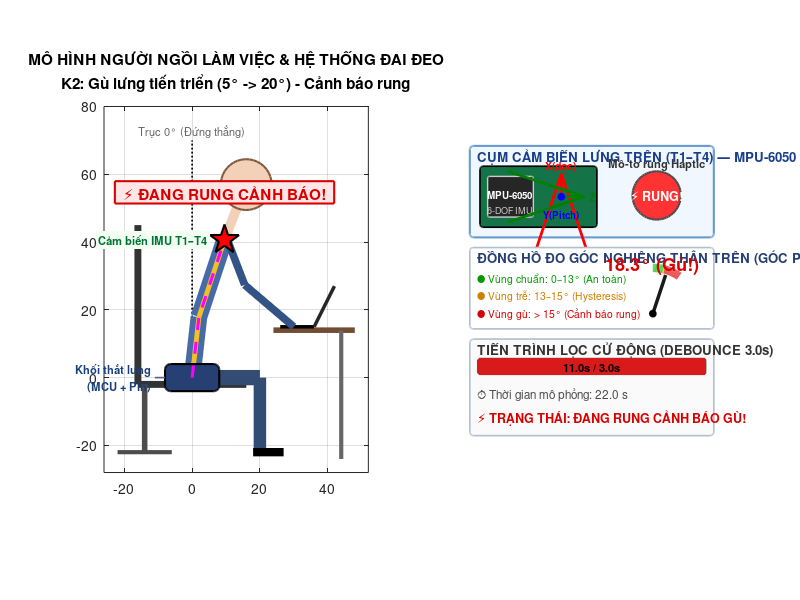

MATLAB code to generate this figure:
function visualize_posture_3d(k_code, T_max)
% VISUALIZE_POSTURE_3D Mô phỏng tư thế người và cụm cảm biến IMU thắt lưng chống gù
% Đề tài: Thắt lưng chống gù thông minh - Nhóm 4 (PTIT HCM)
%
% Cú pháp:
%   visualize_posture_3d('K4')        % Kịch bản K4: Đi bộ di chuyển (Đứng bước đi & Khóa rung)
%   visualize_posture_3d('K2')        % Kịch bản K2: Gù lưng tiến triển (Có cảnh báo rung)
%   visualize_posture_3d('K3')        % Kịch bản K3: Cúi nhặt đồ 3s (KHÔNG rung nhầm)
%   visualize_posture_3d('K1')        % Kịch bản K1: Ngồi thẳng chuẩn

    if nargin < 1 || isempty(k_code), k_code = 'K2'; end

    dt = 0.02; % Tần số lấy mẫu Fs = 50 Hz
    
    % Thiết lập thời lượng tối ưu cho từng kịch bản
    if nargin < 2 || isempty(T_max)
        switch upper(k_code)
            case 'K1', T_max = 15; % Ngồi thẳng 15s
            case 'K2', T_max = 22; % Gù dần và rung cảnh báo ở giây 14
            case 'K3', T_max = 16; % Cúi nhặt trong 3s (giây 5-8)
            case 'K4', T_max = 18; % Đi bộ dao động
            otherwise, T_max = 20;
        end
    end

    t = (0:dt:T_max)';
    N = length(t);

    %% 1. TẠO QUỸ ĐẠO GÓC THEO KỊCH BẢN
    switch upper(k_code)
        case 'K1'
            theta = 5 + 0.2 * sin(2 * pi * 0.1 * t);
            scen_title = 'K1: Ngồi thẳng chuẩn (5°) - An toàn';

        case 'K2'
            % Gù lưng tiến triển từ 5° lên 20°
            theta = 5 + 15 * (1 - exp(-t / 10));
            scen_title = 'K2: Gù lưng tiến triển (5° -> 20°) - Cảnh báo rung';

        case 'K3'
            % Cúi nhặt đồ trong đúng 3.0 giây (giây 5.0 -> 8.0)
            theta = 5 * ones(N, 1);
            t_start = 5.0; t_peak = 6.5; t_end = 8.0;
            idx1 = t >= t_start & t <= t_peak;
            theta(idx1) = 5 + 20 * (t(idx1) - t_start) / 1.5;
            idx2 = t > t_peak & t <= t_end;
            theta(idx2) = 25 - 20 * (t(idx2) - t_peak) / 1.5;
            scen_title = 'K3: Cúi nhặt đồ 3s (Lệch >15° chỉ 1.5s -> KHÔNG rung nhầm)';

        case 'K4'
            % Đi lại di chuyển
            theta = 5 + 7 * sin(2 * pi * t / 4);
            scen_title = 'K4: Đi lại di chuyển - Khóa rung bằng gia tốc động';

        otherwise
            theta = 5 + 15 * (1 - exp(-t / 10));
            scen_title = 'Mô phỏng tư thế';
    end

    %% 2. CHẠY LOGIC PHÁN ĐOÁN CẢNH BÁO (DEBOUNCE TIMER & HYSTERESIS)
    theta_thresh = 15.0;  % Ngưỡng góc gù (độ)
    t_confirm    = 3.0;   % Thời gian xác nhận duy trì (giây)
    hyst         = 2.0;   % Vùng đệm trễ (tắt khi < 13°)

    alert  = zeros(N, 1);
    timers = zeros(N, 1);
    cur_timer = 0;
    is_alt    = 0;

    for k = 1:N
        is_walking = strcmp(upper(k_code), 'K4');
        if theta(k) >= theta_thresh && ~is_walking
            cur_timer = cur_timer + dt;
            if cur_timer >= t_confirm
                is_alt = 1;
            end
        elseif theta(k) < (theta_thresh - hyst)
            is_alt = 0;
            cur_timer = 0;
        else
            if is_alt == 0
                cur_timer = 0;
            end
        end
        alert(k)  = is_alt;
        timers(k) = cur_timer;
    end

    %% 3. THIẾT KẾ GIAO DIỆN MÔ PHỎNG (FIGURE 2 CỘT CHUYÊN NGHIỆP)
    fig = figure('Name', sprintf('Mô phỏng Tư thế & Cảm biến IMU - [%s]', upper(k_code)), ...
                 'Position', [60, 50, 1180, 680], 'Color', [0.97 0.98 1.0]);

    % -------------------------------------------------------------------------
    % CỘT 1: MÔ PHỎNG CON NGƯỜI & HỆ THỐNG ĐAI ĐEO THỰC TẾ
    % -------------------------------------------------------------------------
    ax1 = subplot(1, 2, 1);
    hold(ax1, 'on');

    is_walking = strcmp(upper(k_code), 'K4');
    
    % Trục tham chiếu 0° (đặt trên cao Y=73, không bị đầu chạm)
    plot(ax1, [0, 0], [0, 70], 'k:', 'LineWidth', 1.2);
    text(ax1, 0, 73, 'Trục 0° (Đứng thẳng)', 'FontSize', 8, 'HorizontalAlignment', 'center', 'Color', [0.4 0.4 0.4]);
    
    if ~is_walking
        % BỐ CỤC K1, K2, K3: NGỒI LÀM VIỆC VỚI GHẾ & BÀN LAPTOP
        plot(ax1, [-16, 16], [-2, -2], 'Color', [0.2 0.2 0.2], 'LineWidth', 5); % Đệm ngồi ghế
        plot(ax1, [-16, -16], [-2, 45], 'Color', [0.2 0.2 0.2], 'LineWidth', 5); % Lưng ghế tựa
        plot(ax1, [-14, -14], [-2, -22], 'Color', [0.3 0.3 0.3], 'LineWidth', 4); % Chân ghế
        plot(ax1, [-22, -6], [-22, -22], 'Color', [0.3 0.3 0.3], 'LineWidth', 3); % Bánh xe ghế
        
        plot(ax1, [24, 48], [14, 14], 'Color', [0.45 0.3 0.2], 'LineWidth', 4); % Mặt bàn
        plot(ax1, [44, 44], [14, -24], 'Color', [0.4 0.4 0.4], 'LineWidth', 3); % Chân bàn
        plot(ax1, [26, 36], [15, 15], 'k-', 'LineWidth', 2.5); % Đế laptop
        plot(ax1, [36, 42], [15, 27], 'Color', [0.15 0.15 0.15], 'LineWidth', 2.5); % Màn hình laptop
        fill(ax1, [36.2, 41.8, 41.8, 36.2], [15.5, 26.5, 26.5, 15.5], [0.8 0.9 1.0], 'EdgeColor', 'none'); % Ánh sáng màn hình
        
        % Chân người tĩnh khi ngồi (Đùi, cẳng chân, giày)
        plot(ax1, [0, 20], [0, 0], 'Color', [0.2 0.3 0.45], 'LineWidth', 11);
        plot(ax1, [20, 20], [0, -22], 'Color', [0.2 0.3 0.45], 'LineWidth', 9);
        plot(ax1, [18, 27], [-22, -22], 'k-', 'LineWidth', 6);
        panel1_title = 'MÔ HÌNH NGƯỜI NGỒI LÀM VIỆC & HỆ THỐNG ĐAI ĐEO';
    else
        % BỐ CỤC K4: ĐI LẠI / DI CHUYỂN (KHÔNG BÀN GHẾ, ĐỨNG BƯỚC TRÊN SÀN)
        plot(ax1, [-26, 52], [-22, -22], 'Color', [0.3 0.3 0.3], 'LineWidth', 3); % Mặt sàn di chuyển
        plot(ax1, [-26, 52], [-23, -23], 'Color', [0.7 0.7 0.7], 'LineWidth', 1.5, 'LineStyle', '--');
        
        % Chân động bước đi luân phiên
        h_leg1  = plot(ax1, [0, 0, 0], [0, -11, -22], 'Color', [0.2 0.3 0.45], 'LineWidth', 9);
        h_shoe1 = plot(ax1, [0, 6], [-22, -22], 'k-', 'LineWidth', 6);
        h_leg2  = plot(ax1, [0, 0, 0], [0, -11, -22], 'Color', [0.15 0.22 0.35], 'LineWidth', 9);
        h_shoe2 = plot(ax1, [0, 6], [-22, -22], 'Color', [0.25 0.25 0.25], 'LineWidth', 6);
        panel1_title = 'MÔ HÌNH NGƯỜI ĐI LẠI / DI CHUYỂN & KHÓA CẢNH BÁO';
    end

    % Phần tử cơ thể người (Thân thanh thoát, không có khối xanh thừa)
    h_torso = plot(ax1, [0 0 0], [0 18 42], 'Color', [0.28 0.42 0.65], 'LineWidth', 12); % Thân mình (áo)
    h_spine = plot(ax1, [0 0 0], [0 18 42], 'Color', [0.95 0.75 0.15], 'LineWidth', 3.5); % Đường cột sống
    h_neck  = plot(ax1, [0 0], [42 53], 'Color', [0.95 0.82 0.72], 'LineWidth', 7); % Cổ
    theta_init = linspace(0, 2*pi, 40);
    h_head  = fill(ax1, 7.5*cos(theta_init), 55 + 7.5*sin(theta_init), [0.95 0.82 0.72], 'EdgeColor', [0.5 0.35 0.25], 'LineWidth', 1.5); % Đầu
    
    % Cánh tay người (Nằm gọn gàng, tự nhiên ngay trên thân mình)
    h_arm   = plot(ax1, [0 0 0], [0 0 0], 'Color', [0.2 0.32 0.52], 'LineWidth', 5.5);

    % DÂY ĐAI ĐỊNH HÌNH & HỘP MCU THẮT LƯNG (Nhãn đặt lệch trái, tuyệt đối không đè chân)
    h_waist_box = rectangle(ax1, 'Position', [-8, -4, 16, 8], 'Curvature', 0.4, ...
                            'FaceColor', [0.15 0.25 0.45], 'EdgeColor', 'k', 'LineWidth', 1.5);
    plot(ax1, [-11, -8], [0, 0], 'Color', [0.3 0.4 0.6], 'LineWidth', 1.2); % Đường nối chỉ thị
    text(ax1, -12, 0, sprintf('Khối thắt lưng\n(MCU + Pin)'), 'FontSize', 8, 'FontWeight', 'bold', ...
         'HorizontalAlignment', 'right', 'Color', [0.1 0.25 0.5]);
    h_strap = plot(ax1, [0 0 0], [0 18 42], 'm--', 'LineWidth', 2.2); % Dây đai nẹp sống lưng

    % CỤM CẢM BIẾN IMU MPU-6050 TẠI LƯNG TRÊN (T1-T4)
    h_sensor = plot(ax1, 0, 42, 's', 'MarkerSize', 16, ...
                    'MarkerFaceColor', [0.2 0.8 0.2], 'MarkerEdgeColor', 'k', 'LineWidth', 1.5);
    
    % Nhãn cảm biến đặt lệch trái phía sau lưng (không đè lên ngực hay tay)
    h_sensor_label = text(ax1, -6, 42, 'Cảm biến IMU T1–T4', 'FontSize', 8, 'FontWeight', 'bold', ...
                          'HorizontalAlignment', 'right', 'Color', [0 0.45 0.2], ...
                          'BackgroundColor', [0.95 1 0.95], 'Margin', 2);
    h_buzz_badge   = text(ax1, 0, 66, '', 'FontSize', 11, 'FontWeight', 'bold', ...
                          'HorizontalAlignment', 'center', 'Color', [0.85 0 0], ...
                          'BackgroundColor', 'none', 'EdgeColor', 'none', 'Margin', 3);

    title(ax1, {panel1_title, scen_title}, 'FontSize', 11, 'FontWeight', 'bold');
    axis(ax1, 'equal');
    xlim(ax1, [-26, 52]);
    ylim(ax1, [-28, 80]);
    grid(ax1, 'on'); box(ax1, 'on');

    % -------------------------------------------------------------------------
    % CỘT 2: CHI TIẾT CẢM BIẾN IMU MPU-6050 & THÔNG SỐ HOẠT ĐỘNG
    % -------------------------------------------------------------------------
    ax2 = subplot(1, 2, 2);
    hold(ax2, 'on');

    % KHỐI 1: HỘP MÔ-ĐUN CẢM BIẾN MPU-6050 PHÓNG TO (Lưng trên T1-T4)
    rectangle(ax2, 'Position', [-48, 36, 96, 36], 'Curvature', 0.08, ...
              'FaceColor', [0.94 0.97 1.0], 'EdgeColor', [0.4 0.6 0.8], 'LineWidth', 1.5);
    text(ax2, -45, 68, 'CỤM CẢM BIẾN LƯNG TRÊN (T1–T4) — MPU-6050 & MÔ-TƠ', ...
         'FontSize', 9.5, 'FontWeight', 'bold', 'Color', [0.1 0.25 0.55]);

    % Mạch PCB cảm biến MPU-6050
    rectangle(ax2, 'Position', [-44, 40, 46, 24], 'Curvature', 0.1, ...
              'FaceColor', [0.08 0.45 0.28], 'EdgeColor', 'k', 'LineWidth', 1.2);
    rectangle(ax2, 'Position', [-41, 44, 18, 16], 'Curvature', 0.08, ...
              'FaceColor', [0.15 0.15 0.15], 'EdgeColor', [0.8 0.8 0.8], 'LineWidth', 1);
    text(ax2, -32, 53, 'MPU-6050', 'FontSize', 7, 'FontWeight', 'bold', 'Color', 'w', 'HorizontalAlignment', 'center');
    text(ax2, -32, 47, '6-DOF IMU', 'FontSize', 6.5, 'Color', [0.8 0.8 0.8], 'HorizontalAlignment', 'center');

    % Trục tọa độ 3D của cảm biến (Bố trí thoáng đãng bên cạnh chip)
    quiver(ax2, -12, 52, 0, 9, 0, 'Color', 'r', 'LineWidth', 2, 'MaxHeadSize', 2);
    text(ax2, -12, 64, 'X(dọc)', 'FontSize', 7.5, 'FontWeight', 'bold', 'Color', 'r', 'HorizontalAlignment', 'center');
    quiver(ax2, -12, 52, 9, 0, 0, 'Color', [0 0.5 0], 'LineWidth', 2, 'MaxHeadSize', 2);
    text(ax2, -1, 52, 'Z', 'FontSize', 8, 'FontWeight', 'bold', 'Color', [0 0.5 0]);
    plot(ax2, -12, 52, 'bo', 'MarkerSize', 5, 'MarkerFaceColor', 'b');
    text(ax2, -12, 45, 'Y(Pitch)', 'FontSize', 7, 'FontWeight', 'bold', 'Color', 'b', 'HorizontalAlignment', 'center');

    % Mô-tơ rung phản hồi sinh học (Coin Vibration Motor)
    h_motor = rectangle(ax2, 'Position', [16, 43, 19, 19], 'Curvature', 1.0, ...
                        'FaceColor', [0.75 0.78 0.82], 'EdgeColor', [0.3 0.3 0.3], 'LineWidth', 1.5);
    text(ax2, 25.5, 65, 'Mô-tơ rung Haptic', 'FontSize', 8, 'FontWeight', 'bold', ...
         'HorizontalAlignment', 'center', 'Color', [0.2 0.2 0.2]);
    h_motor_txt = text(ax2, 25.5, 52.5, 'TẮT', 'FontSize', 9, 'FontWeight', 'bold', ...
                       'HorizontalAlignment', 'center', 'Color', [0.3 0.3 0.3]);

    % KHỐI 2: ĐỒNG HỒ ĐO GÓC NGHIÊNG SINH HỌC (POSTURE GAUGE)
    rectangle(ax2, 'Position', [-48, 0, 96, 32], 'Curvature', 0.08, ...
              'FaceColor', [1 1 1], 'EdgeColor', [0.7 0.75 0.8], 'LineWidth', 1.2);
    text(ax2, -45, 28, 'ĐỒNG HỒ ĐO GÓC NGHIÊNG THÂN TRÊN (GÓC PITCH)', ...
         'FontSize', 9.5, 'FontWeight', 'bold', 'Color', [0.15 0.25 0.45]);

    % Chú thích vùng góc bên trái (X = -45)
    text(ax2, -45, 20, '● Vùng chuẩn: 0–13° (An toàn)', 'FontSize', 7.5, 'Color', [0 0.6 0]);
    text(ax2, -45, 13, '● Vùng trễ: 13–15° (Hysteresis)', 'FontSize', 7.5, 'Color', [0.8 0.5 0]);
    text(ax2, -45, 6,  '● Vùng gù: > 15° (Cảnh báo rung)', 'FontSize', 7.5, 'Color', [0.85 0 0]);

    % Cung tròn đo góc bên phải (Tâm cx = 24, cy = 6, không bao giờ đè chú thích)
    cx = 24; cy = 6; R_gauge = 18;
    th_safe = deg2rad(0:13);
    plot(ax2, cx + R_gauge * sin(th_safe), cy + R_gauge * cos(th_safe), 'Color', [0.2 0.8 0.2], 'LineWidth', 6);
    th_hyst = deg2rad(13:15);
    plot(ax2, cx + R_gauge * sin(th_hyst), cy + R_gauge * cos(th_hyst), 'Color', [0.95 0.75 0.1], 'LineWidth', 6);
    th_risk = deg2rad(15:35);
    plot(ax2, cx + R_gauge * sin(th_risk), cy + R_gauge * cos(th_risk), 'Color', [0.9 0.2 0.2], 'LineWidth', 6);

    % Kim chỉ góc & Số đo điện tử
    h_needle = plot(ax2, [cx, cx], [cy, cy + R_gauge - 2], 'Color', [0.1 0.1 0.1], 'LineWidth', 2.5);
    plot(ax2, cx, cy, 'ko', 'MarkerSize', 5, 'MarkerFaceColor', 'k');
    h_gauge_val = text(ax2, 24, 25, '5.0°', 'FontSize', 13, 'FontWeight', 'bold', ...
                       'HorizontalAlignment', 'center', 'Color', [0 0.6 0]);

    % KHỐI 3: TIẾN TRÌNH LỌC CỬ ĐỘNG (DEBOUNCE 3.0s) & TRẠNG THÁI HỆ THỐNG
    % Chiều cao 38 đơn vị, chia 4 tầng riêng biệt, tuyệt đối không đè nhau!
    rectangle(ax2, 'Position', [-48, -42, 96, 38], 'Curvature', 0.08, ...
              'FaceColor', [0.98 0.98 0.98], 'EdgeColor', [0.7 0.75 0.8], 'LineWidth', 1.2);
    text(ax2, -45, -8, 'TIẾN TRÌNH LỌC CỬ ĐỘNG (DEBOUNCE 3.0s)', ...
         'FontSize', 9.5, 'FontWeight', 'bold', 'Color', [0.2 0.2 0.2]);

    % Thanh đo tiến trình (Progress bar)
    rectangle(ax2, 'Position', [-45, -18, 90, 6.5], 'Curvature', 0.3, ...
              'FaceColor', [0.9 0.9 0.9], 'EdgeColor', [0.6 0.6 0.6]);
    h_bar = rectangle(ax2, 'Position', [-45, -18, 0.1, 6.5], 'Curvature', 0.3, ...
                      'FaceColor', [0.9 0.4 0.1], 'EdgeColor', 'none');
    h_timer_lbl = text(ax2, 0, -15, '0.0s / 3.0s', 'FontSize', 8, 'FontWeight', 'bold', ...
                       'HorizontalAlignment', 'center', 'Color', 'k');

    % DÒNG 1: Thời gian mô phỏng (Y = -26)
    h_time_txt = text(ax2, -45, -26, '⏱ Thời gian mô phỏng: 0.0 s', ...
                      'FontSize', 8.5, 'Color', [0.3 0.3 0.3]);

    % DÒNG 2: Huy hiệu trạng thái (Y = -35, cách dòng 1 tới 9 đơn vị!)
    h_status_badge = text(ax2, -45, -35, '✔ TRẠNG THÁI: AN TOÀN (TƯ THẾ CHUẨN)', ...
                          'FontSize', 9, 'FontWeight', 'bold', 'Color', [0 0.6 0]);

    axis(ax2, 'equal');
    xlim(ax2, [-52, 52]);
    ylim(ax2, [-45, 76]);
    axis(ax2, 'off');

    %% 4. VÒNG LẶP ĐỒNG BỘ THỜI GIAN THỰC (REAL-TIME ANIMATION)
    L_lumbar   = 18;
    L_thoracic = 24;
    L_neck     = 10;
    R_head     = 7.5;
    theta_circle = linspace(0, 2*pi, 40);

    frame_step = round(0.04 / dt); % 25 fps mượt mà
    t_start = tic;

    for k = 1:frame_step:N
        if ~ishandle(fig), break; end

        current_th = theta(k);
        is_buzzing = alert(k);
        cur_timer  = timers(k);

        % Tính toán tọa độ cơ sinh học cơ thể
        th_rad   = deg2rad(current_th);
        x1       = L_lumbar * sin(th_rad * 0.35);
        y1       = L_lumbar * cos(th_rad * 0.35);
        x_sensor = x1 + L_thoracic * sin(th_rad);
        y_sensor = y1 + L_thoracic * cos(th_rad);
        x_neck   = x_sensor + L_neck * sin(th_rad * 1.15);
        y_neck   = y_sensor + L_neck * cos(th_rad * 1.15);
        x_head   = x_neck + R_head * sin(th_rad * 1.2);
        y_head   = y_neck + R_head * cos(th_rad * 1.2);

        % Cập nhật thân người thanh thoát theo đường cong cột sống
        set(h_torso, 'XData', [0, x1, x_sensor], 'YData', [0, y1, y_sensor]);

        shoulder_x = x_sensor + 1 * cos(th_rad);
        shoulder_y = y_sensor - 1 * sin(th_rad);

        if ~is_walking
            % Khi ngồi: Cánh tay đặt gọn gàng trên thân rồi vươn tới laptop
            elbow_x = shoulder_x + 5;
            elbow_y = shoulder_y - 13;
            hand_x  = 30; hand_y = 15;
            set(h_arm, 'XData', [shoulder_x, elbow_x, hand_x], 'YData', [shoulder_y, elbow_y, hand_y]);
        else
            % Khi đi bộ: Cánh tay nằm dọc thân mình và đánh nhẹ nhàng tự nhiên
            phi = 2 * pi * t(k) / 1.0; % Chu kỳ bước 1.0 giây
            
            % Chân 1 (Chân trước)
            foot1_x = 13 * sin(phi);
            foot1_y = -22 + 2.5 * max(0, cos(phi));
            knee1_x = 7 * sin(phi);
            knee1_y = -11 + 1.2 * max(0, cos(phi));
            set(h_leg1,  'XData', [0, knee1_x, foot1_x], 'YData', [0, knee1_y, foot1_y]);
            set(h_shoe1, 'XData', [foot1_x - 1, foot1_x + 6], 'YData', [foot1_y, foot1_y]);
            
            % Chân 2 (Chân sau)
            foot2_x = -13 * sin(phi);
            foot2_y = -22 + 2.5 * max(0, -cos(phi));
            knee2_x = -7 * sin(phi);
            knee2_y = -11 + 1.2 * max(0, -cos(phi));
            set(h_leg2,  'XData', [0, knee2_x, foot2_x], 'YData', [0, knee2_y, foot2_y]);
            set(h_shoe2, 'XData', [foot2_x - 1, foot2_x + 6], 'YData', [foot2_y, foot2_y]);
            
            % Cánh tay nằm ngay trên thân mình, dao động nhẹ nhàng (biên độ nhỏ ±4 đơn vị)
            arm_swing   = -5 * sin(phi);
            arm_elbow_x = shoulder_x + 0.5 * arm_swing;
            arm_elbow_y = shoulder_y - 12;
            arm_hand_x  = shoulder_x + arm_swing;
            arm_hand_y  = shoulder_y - 21;
            set(h_arm, 'XData', [shoulder_x, arm_elbow_x, arm_hand_x], 'YData', [shoulder_y, arm_elbow_y, arm_hand_y]);
        end

        % Cập nhật cột sống, cổ, đầu
        set(h_spine, 'XData', [0, x1, x_sensor], 'YData', [0, y1, y_sensor]);
        set(h_neck,  'XData', [x_sensor, x_neck], 'YData', [y_sensor, y_neck]);
        set(h_head,  'XData', x_head + R_head * cos(theta_circle), ...
                     'YData', y_head + R_head * sin(theta_circle));

        % Cập nhật dây đai nẹp sống lưng
        set(h_strap, 'XData', [0, x1, x_sensor], 'YData', [0, y1, y_sensor]);

        % Cập nhật Cảm biến IMU T1-T4 trên người
        set(h_sensor, 'XData', x_sensor, 'YData', y_sensor);
        set(h_sensor_label, 'Position', [x_sensor - 5, y_sensor, 0]);

        % Cập nhật trạng thái CẢNH BÁO RUNG
        if is_walking
            set(h_sensor, 'Marker', 's', 'MarkerSize', 15, 'MarkerFaceColor', [0.2 0.7 0.9]);
            set(h_buzz_badge, 'String', '');
            set(h_motor, 'FaceColor', [0.75 0.78 0.82]);
            set(h_motor_txt, 'String', 'KHÓA', 'Color', [0.2 0.35 0.55]);
            set(h_status_badge, 'String', '🚶 TRẠNG THÁI: ĐANG ĐI BỘ (KHÓA RUNG TỰ ĐỘNG)', 'Color', [0 0.45 0.75]);
            set(h_timer_lbl, 'String', 'KHÓA RUNG (Gia tốc động)');
            set(h_bar, 'Position', [-45, -18, 0.1, 6.5], 'FaceColor', [0.4 0.7 0.9]);
        elseif is_buzzing
            set(h_sensor, 'Marker', 'p', 'MarkerSize', 22, 'MarkerFaceColor', [1 0 0]);
            set(h_buzz_badge, 'Position', [x_sensor, y_sensor + 14, 0], ...
                'String', ' ⚡ ĐANG RUNG CẢNH BÁO! ', ...
                'BackgroundColor', [1 0.9 0.9], 'EdgeColor', [0.85 0 0], 'LineWidth', 1.5);
            set(h_motor, 'FaceColor', [1 0.2 0.2]);
            set(h_motor_txt, 'String', '⚡ RUNG!', 'Color', 'w');
            set(h_status_badge, 'String', '⚡ TRẠNG THÁI: ĐANG RUNG CẢNH BÁO GÙ!', 'Color', [0.85 0 0]);
        else
            set(h_buzz_badge, 'String', '', 'BackgroundColor', 'none', 'EdgeColor', 'none');
            set(h_motor, 'FaceColor', [0.75 0.78 0.82]);
            set(h_motor_txt, 'String', 'TẮT', 'Color', [0.3 0.3 0.3]);
            if current_th >= theta_thresh
                set(h_sensor, 'Marker', 's', 'MarkerSize', 16, 'MarkerFaceColor', [1 0.6 0]);
                set(h_status_badge, 'String', sprintf('⏳ ĐANG LỌC CỬ ĐỘNG THOÁNG QUA (%.1fs / 3.0s)', cur_timer), ...
                    'Color', [0.85 0.5 0]);
            else
                set(h_sensor, 'Marker', 's', 'MarkerSize', 16, 'MarkerFaceColor', [0.2 0.8 0.2]);
                set(h_status_badge, 'String', '✔ TRẠNG THÁI: AN TOÀN (TƯ THẾ CHUẨN)', 'Color', [0 0.6 0]);
            end
        end

        % Cập nhật kim đồng hồ đo góc nghiêng
        th_clamp = max(0, min(35, current_th));
        needle_rad = deg2rad(th_clamp);
        set(h_needle, 'XData', [cx, cx + (R_gauge-2)*sin(needle_rad)], ...
                      'YData', [cy, cy + (R_gauge-2)*cos(needle_rad)]);
        if current_th >= theta_thresh
            set(h_gauge_val, 'String', sprintf('%.1f° (Gù!)', current_th), 'Color', [0.85 0 0]);
        else
            set(h_gauge_val, 'String', sprintf('%.1f°', current_th), 'Color', [0 0.6 0]);
        end

        % Cập nhật thanh Debounce Timer
        bar_w = max(0.1, min(90, (cur_timer / t_confirm) * 90));
        set(h_bar, 'Position', [-45, -18, bar_w, 6.5]);
        if cur_timer >= t_confirm
            set(h_bar, 'FaceColor', [0.85 0.1 0.1]);
        else
            set(h_bar, 'FaceColor', [0.95 0.55 0.1]);
        end
        set(h_timer_lbl, 'String', sprintf('%.1fs / 3.0s', cur_timer));
        set(h_time_txt, 'String', sprintf('⏱ Thời gian mô phỏng: %.1f s', t(k)));

        drawnow;

        % Đồng bộ thời gian thực chuẩn xác 1:1
        t_target  = t(k);
        t_elapsed = toc(t_start);
        delay_sec = t_target - t_elapsed;
        if delay_sec > 0.001
            pause(delay_sec);
        end
    end

    fprintf('Mô phỏng hoàn thành cho kịch bản %s (Tổng thời gian: %.1f s).\n', upper(k_code), toc(t_start));
end
